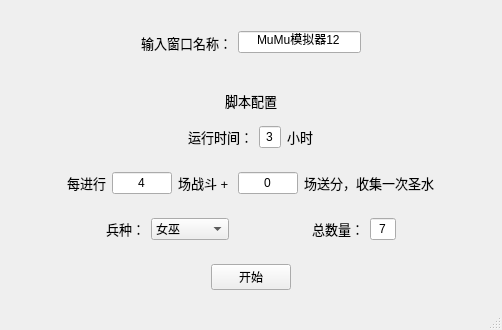
<?xml version="1.0" encoding="UTF-8"?>
<ui version="4.0">
 <class>MainWindow</class>
 <widget class="QMainWindow" name="MainWindow">
  <property name="geometry">
   <rect>
    <x>0</x>
    <y>0</y>
    <width>502</width>
    <height>330</height>
   </rect>
  </property>
  <property name="windowTitle">
   <string>COC-Script</string>
  </property>
  <widget class="QWidget" name="centralwidget">
   <layout class="QVBoxLayout" name="verticalLayout">
    <property name="bottomMargin">
     <number>0</number>
    </property>
    <item>
     <widget class="QWidget" name="widget_3" native="true">
      <layout class="QHBoxLayout" name="horizontalLayout_3">
       <item>
        <spacer name="horizontalSpacer_5">
         <property name="orientation">
          <enum>Qt::Horizontal</enum>
         </property>
         <property name="sizeHint" stdset="0">
          <size>
           <width>91</width>
           <height>20</height>
          </size>
         </property>
        </spacer>
       </item>
       <item>
        <widget class="QLabel" name="label">
         <property name="font">
          <font>
           <pointsize>10</pointsize>
          </font>
         </property>
         <property name="text">
          <string>输入窗口名称：</string>
         </property>
        </widget>
       </item>
       <item>
        <widget class="QLineEdit" name="window_name_label">
         <property name="text">
          <string>MuMu模拟器12</string>
         </property>
         <property name="alignment">
          <set>Qt::AlignCenter</set>
         </property>
        </widget>
       </item>
       <item>
        <spacer name="horizontalSpacer_6">
         <property name="orientation">
          <enum>Qt::Horizontal</enum>
         </property>
         <property name="sizeHint" stdset="0">
          <size>
           <width>91</width>
           <height>20</height>
          </size>
         </property>
        </spacer>
       </item>
      </layout>
     </widget>
    </item>
    <item>
     <widget class="QWidget" name="widget_4" native="true">
      <property name="styleSheet">
       <string notr="true"/>
      </property>
      <layout class="QVBoxLayout" name="verticalLayout_2">
       <property name="bottomMargin">
        <number>9</number>
       </property>
       <item>
        <widget class="QLabel" name="label_2">
         <property name="font">
          <font>
           <pointsize>10</pointsize>
          </font>
         </property>
         <property name="text">
          <string>脚本配置</string>
         </property>
         <property name="alignment">
          <set>Qt::AlignCenter</set>
         </property>
        </widget>
       </item>
       <item>
        <widget class="QWidget" name="widget_6" native="true">
         <layout class="QHBoxLayout" name="horizontalLayout_5">
          <item>
           <spacer name="horizontalSpacer_8">
            <property name="orientation">
             <enum>Qt::Horizontal</enum>
            </property>
            <property name="sizeHint" stdset="0">
             <size>
              <width>244</width>
              <height>19</height>
             </size>
            </property>
           </spacer>
          </item>
          <item>
           <widget class="QLabel" name="label_7">
            <property name="font">
             <font>
              <pointsize>10</pointsize>
             </font>
            </property>
            <property name="text">
             <string>运行时间：</string>
            </property>
           </widget>
          </item>
          <item>
           <widget class="QLineEdit" name="execute_time">
            <property name="maximumSize">
             <size>
              <width>40</width>
              <height>16777215</height>
             </size>
            </property>
            <property name="text">
             <string>3</string>
            </property>
            <property name="alignment">
             <set>Qt::AlignCenter</set>
            </property>
           </widget>
          </item>
          <item>
           <widget class="QLabel" name="label_8">
            <property name="font">
             <font>
              <pointsize>10</pointsize>
             </font>
            </property>
            <property name="text">
             <string>小时</string>
            </property>
           </widget>
          </item>
          <item>
           <spacer name="horizontalSpacer_11">
            <property name="orientation">
             <enum>Qt::Horizontal</enum>
            </property>
            <property name="sizeHint" stdset="0">
             <size>
              <width>244</width>
              <height>19</height>
             </size>
            </property>
           </spacer>
          </item>
         </layout>
        </widget>
       </item>
       <item>
        <widget class="QWidget" name="widget_5" native="true">
         <layout class="QHBoxLayout" name="horizontalLayout_4">
          <item>
           <spacer name="horizontalSpacer_7">
            <property name="orientation">
             <enum>Qt::Horizontal</enum>
            </property>
            <property name="sizeType">
             <enum>QSizePolicy::Expanding</enum>
            </property>
            <property name="sizeHint" stdset="0">
             <size>
              <width>205</width>
              <height>20</height>
             </size>
            </property>
           </spacer>
          </item>
          <item>
           <widget class="QLabel" name="label_5">
            <property name="font">
             <font>
              <pointsize>10</pointsize>
             </font>
            </property>
            <property name="text">
             <string>每进行</string>
            </property>
           </widget>
          </item>
          <item>
           <widget class="QLineEdit" name="collect_interval_1">
            <property name="minimumSize">
             <size>
              <width>60</width>
              <height>0</height>
             </size>
            </property>
            <property name="maximumSize">
             <size>
              <width>80</width>
              <height>16777215</height>
             </size>
            </property>
            <property name="layoutDirection">
             <enum>Qt::LeftToRight</enum>
            </property>
            <property name="text">
             <string>4</string>
            </property>
            <property name="alignment">
             <set>Qt::AlignCenter</set>
            </property>
           </widget>
          </item>
          <item>
           <widget class="QLabel" name="label_6">
            <property name="font">
             <font>
              <pointsize>10</pointsize>
             </font>
            </property>
            <property name="text">
             <string>场战斗 + </string>
            </property>
           </widget>
          </item>
          <item>
           <widget class="QLineEdit" name="collect_interval_2">
            <property name="minimumSize">
             <size>
              <width>60</width>
              <height>0</height>
             </size>
            </property>
            <property name="maximumSize">
             <size>
              <width>80</width>
              <height>16777215</height>
             </size>
            </property>
            <property name="text">
             <string>0</string>
            </property>
            <property name="alignment">
             <set>Qt::AlignCenter</set>
            </property>
           </widget>
          </item>
          <item>
           <widget class="QLabel" name="label_9">
            <property name="font">
             <font>
              <pointsize>10</pointsize>
             </font>
            </property>
            <property name="text">
             <string>场送分，收集一次圣水</string>
            </property>
           </widget>
          </item>
          <item>
           <spacer name="horizontalSpacer_10">
            <property name="orientation">
             <enum>Qt::Horizontal</enum>
            </property>
            <property name="sizeHint" stdset="0">
             <size>
              <width>205</width>
              <height>20</height>
             </size>
            </property>
           </spacer>
          </item>
         </layout>
        </widget>
       </item>
       <item>
        <widget class="QWidget" name="widget_2" native="true">
         <layout class="QHBoxLayout" name="horizontalLayout_2">
          <item>
           <spacer name="horizontalSpacer_3">
            <property name="orientation">
             <enum>Qt::Horizontal</enum>
            </property>
            <property name="sizeType">
             <enum>QSizePolicy::Expanding</enum>
            </property>
            <property name="sizeHint" stdset="0">
             <size>
              <width>133</width>
              <height>20</height>
             </size>
            </property>
           </spacer>
          </item>
          <item>
           <widget class="QLabel" name="label_3">
            <property name="font">
             <font>
              <pointsize>10</pointsize>
             </font>
            </property>
            <property name="text">
             <string>兵种：</string>
            </property>
           </widget>
          </item>
          <item>
           <widget class="QComboBox" name="unit">
            <property name="maximumSize">
             <size>
              <width>800</width>
              <height>16777215</height>
             </size>
            </property>
            <property name="layoutDirection">
             <enum>Qt::LeftToRight</enum>
            </property>
            <item>
             <property name="text">
              <string>女巫</string>
             </property>
            </item>
            <item>
             <property name="text">
              <string>龙</string>
             </property>
            </item>
            <item>
             <property name="text">
              <string>变异亡灵</string>
             </property>
            </item>
           </widget>
          </item>
          <item>
           <spacer name="horizontalSpacer_9">
            <property name="orientation">
             <enum>Qt::Horizontal</enum>
            </property>
            <property name="sizeType">
             <enum>QSizePolicy::Expanding</enum>
            </property>
            <property name="sizeHint" stdset="0">
             <size>
              <width>132</width>
              <height>20</height>
             </size>
            </property>
           </spacer>
          </item>
          <item>
           <widget class="QLabel" name="label_4">
            <property name="font">
             <font>
              <pointsize>10</pointsize>
             </font>
            </property>
            <property name="text">
             <string>总数量：</string>
            </property>
           </widget>
          </item>
          <item>
           <widget class="QLineEdit" name="number">
            <property name="sizePolicy">
             <sizepolicy hsizetype="Expanding" vsizetype="Fixed">
              <horstretch>0</horstretch>
              <verstretch>0</verstretch>
             </sizepolicy>
            </property>
            <property name="maximumSize">
             <size>
              <width>80</width>
              <height>16777215</height>
             </size>
            </property>
            <property name="text">
             <string>7</string>
            </property>
            <property name="alignment">
             <set>Qt::AlignCenter</set>
            </property>
           </widget>
          </item>
          <item>
           <spacer name="horizontalSpacer_4">
            <property name="orientation">
             <enum>Qt::Horizontal</enum>
            </property>
            <property name="sizeType">
             <enum>QSizePolicy::Expanding</enum>
            </property>
            <property name="sizeHint" stdset="0">
             <size>
              <width>133</width>
              <height>20</height>
             </size>
            </property>
           </spacer>
          </item>
         </layout>
        </widget>
       </item>
       <item>
        <widget class="QWidget" name="widget" native="true">
         <layout class="QHBoxLayout" name="horizontalLayout">
          <item>
           <spacer name="horizontalSpacer">
            <property name="orientation">
             <enum>Qt::Horizontal</enum>
            </property>
            <property name="sizeHint" stdset="0">
             <size>
              <width>90</width>
              <height>20</height>
             </size>
            </property>
           </spacer>
          </item>
          <item>
           <widget class="QPushButton" name="btn">
            <property name="text">
             <string>开始</string>
            </property>
           </widget>
          </item>
          <item>
           <spacer name="horizontalSpacer_2">
            <property name="orientation">
             <enum>Qt::Horizontal</enum>
            </property>
            <property name="sizeHint" stdset="0">
             <size>
              <width>90</width>
              <height>20</height>
             </size>
            </property>
           </spacer>
          </item>
         </layout>
        </widget>
       </item>
      </layout>
     </widget>
    </item>
   </layout>
  </widget>
  <widget class="QMenuBar" name="menubar">
   <property name="geometry">
    <rect>
     <x>0</x>
     <y>0</y>
     <width>502</width>
     <height>22</height>
    </rect>
   </property>
  </widget>
  <widget class="QStatusBar" name="statusbar"/>
 </widget>
 <resources/>
 <connections/>
</ui>
